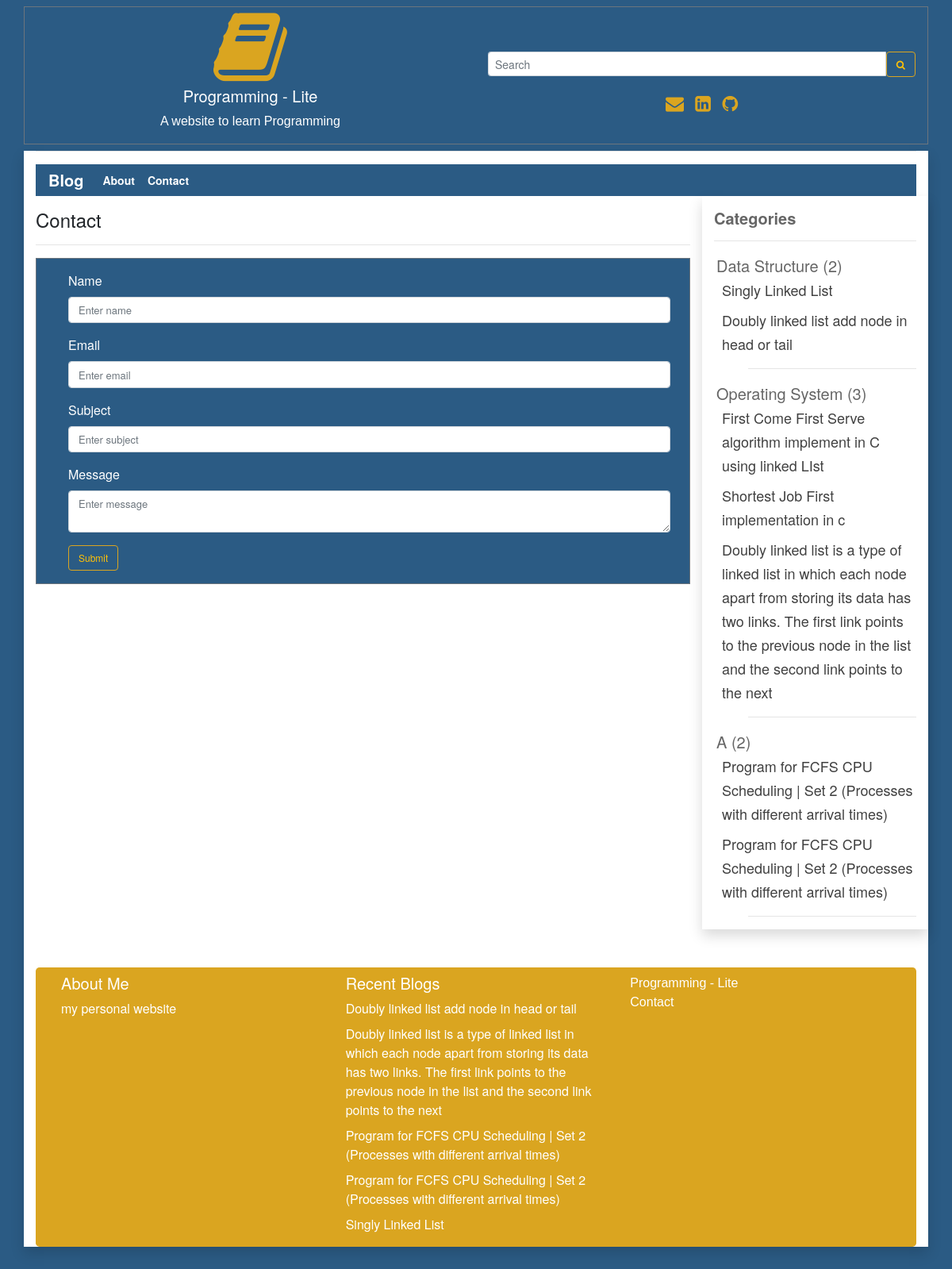
/contact/, run on an earlier commit of the app's database.
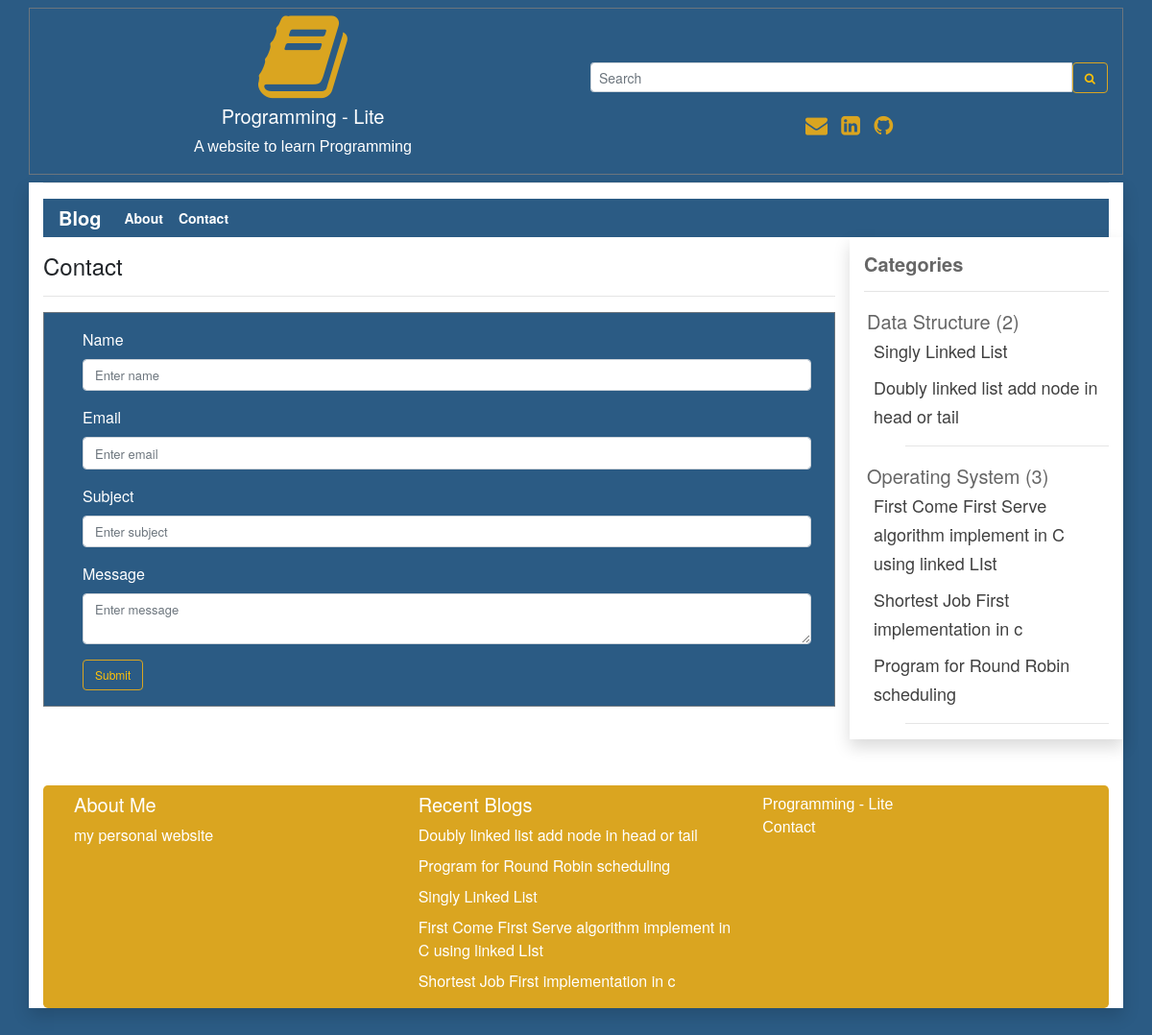
And on a later commit of the database.
### user_panel_1/models.py (models this page shows, shortened)
class Category(models.Model):
    cat_name = models.CharField(max_length=300)
    cat_priority = models.IntegerField(blank=True, null=True);
    def __str__(self):
        return self.cat_name

class Blog(models.Model):
    cat_name = models.ForeignKey(Category, on_delete=models.CASCADE)
    blog_author = models.CharField(max_length=200)
    blog_priority = models.IntegerField(blank=True, null=True)
    blog_tags = models.CharField(max_length=200,  blank=True, null=True)
    blog_title = models.CharField(max_length=200)
    blog_descriptions = models.CharField(max_length=600);
    blog_body = RichTextUploadingField(blank=True, null=True)
    blog_views = models.IntegerField(default=0)
    blog_date = models.DateField(auto_now_add=True, auto_now=False, blank=True)

### user_panel_1/views.py (the view)
# urls.py: path('contact/', views.contact, name='contact'),
def contact(request):
    reacentBlog = Blog.objects.all().order_by('-blog_date')[0:5]
    if request.method == 'POST':
        name = request.POST['name']
        email = request.POST['email']
        subject = request.POST['subject']
        message = request.POST['message']
        data  = Contact(name=name, email=email, subject=subject, message=message)
        data.save()
        messages.success(request, "Your message was sent successfully.Thanks to you")
        return redirect('blog')
    else:
        categorys = Blog.objects.all().select_related('cat_name')
        categorys = categorys.order_by('cat_name__cat_priority', 'cat_name', 'blog_priority') #sort all data
        context = {
        'object_list': categorys,
        'recentBlog': reacentBlog,
    }
    return render(request, 'contact.html', context)

### templates/contact.html (shortened to what this page needs)
{% extends 'base.html' %}
{% load static %}
{% block content %}
<h4 class="mt-3">Contact</h4>
<hr>
<div class="border border-secondary p-3 mt-3  bg-c">
<form class="ml-4 mr-2" name="myForm" action="{% url 'contact' %}" method="POST" onsubmit="return validateForm()">
  <div class="form-group">
    <label for="exampleInputEmail1"  class="text-white">Name</label>
    <input type="text" class="form-control  input-edit" id="name" name="name"  placeholder="Enter name" required>
  </div>
  <div class="form-group">
    <label for="exampleInputPassword1"  class="text-white">Email</label>
    <input type="email" class="form-control input-edit" id="email" name="email" placeholder="Enter email" required>
  </div>
  <form class="ml-md-5">
  <div class="form-group">
    <label for="exampleInputEmail1"  class="text-white">Subject</label>
    <input type="text" class="form-control input-edit" id="subject" name="subject"  placeholder="Enter subject" required>
  </div>
  <div class="form-group">
    <label for="emessage"  class="text-white" >Message</label>
    <textarea class="form-control input-edit" id="message" name="message" placeholder="Enter message" required></textarea>
  </div>
  <button type="submit" class="btn-cv btn btn-outline-warning">Submit</button>
</form>
</div>
{% endblock content %}

### templates/base.html (shortened to what the changed rows need)
{% load static %}
{% load humanize %}
<!DOCTYPE html>
<html lang="en">
<head>
  <link rel="stylesheet" href="https://maxcdn.bootstrapcdn.com/bootstrap/4.5.2/css/bootstrap.min.css">
  <link rel="stylesheet"
      href="//cdnjs.cloudflare.com/ajax/libs/highlight.js/10.7.2/styles/default.min.css">
    <link
      rel="stylesheet"
      href="https://cdnjs.cloudflare.com/ajax/libs/font-awesome/4.7.0/css/font-awesome.min.css"
    />
    <link
      rel="stylesheet"
      href="{% static 'css/style.css' %}"
    />
    <link href="https://cdn.jsdelivr.net/gh/gitbrent/bootstrap4-toggle@3.6.1/css/bootstrap4-toggle.min.css" rel="stylesheet">
</head>
<body style="background:#2b5b84;">
<div class="container bg-white shadow">
<div class="row">
    <div class="col-sm-3 shadow">
     {% regroup object_list by cat_name as cat_all %}
<ul>
{% for categories in cat_all %}
    <li style="list-style-type:none; margin-left:-37px;" class="title">{{ categories.grouper }} ({{ categories.list|length}})
    <ul style="list-style-type:none;">
        {% for blog in categories.list %}
          <li style="margin-left:-33px;"  class="ur {% if blog.id == more.id %}activee{% endif %}">
          <a href="{% url 'more' blog.id %}"><a href="{% url 'more' blog.id %}" class="ur " style="font-size: 18px;">{{ blog.blog_title }}</li>
        {% endfor %}
        <hr>
    </ul>
    </li>
{% endfor %}
</ul>
    </div>
</div>
<div class="jumbotron mt-5 pb-0 pt-0 text-white" style="background:#DAA520;">
   <div class="row">
     <div class="col-sm-4">
      <p class="lead mt-2 mb-2">
        <h5 class="mt-2">Recent Blogs</h5>
        {% for recentBlog in recentBlog %}
         <a href="{% url 'more' recentBlog.id %}"  class="text-white">{{recentBlog.blog_title}}</a>
        <br>
        {% endfor %}
    </p>
     </div>
   </div>
</div>
</div>
</body>
</html>

What changed in the data, as far as the page shows it:
removed Blog: blog_title "Doubly linked list is a type of linked list in which each node apart from storing its data has two links. The first link points to the previous node in the list and the second link points to the next"
removed Category: grouper "A", list|length "2"
removed Blog: blog_title "Program for FCFS CPU Scheduling | Set 2 (Processes with different arrival times)"
removed Blog: blog_title "Program for FCFS CPU Scheduling | Set 2 (Processes with different arrival times)"
now on one of the page's lists (row unchanged): Blog: blog_title "First Come First Serve algorithm implement in C using linked LIst"
now on one of the page's lists (row unchanged): Blog: blog_title "Shortest Job First implementation in c"
added Blog: blog_title "Program for Round Robin scheduling"
